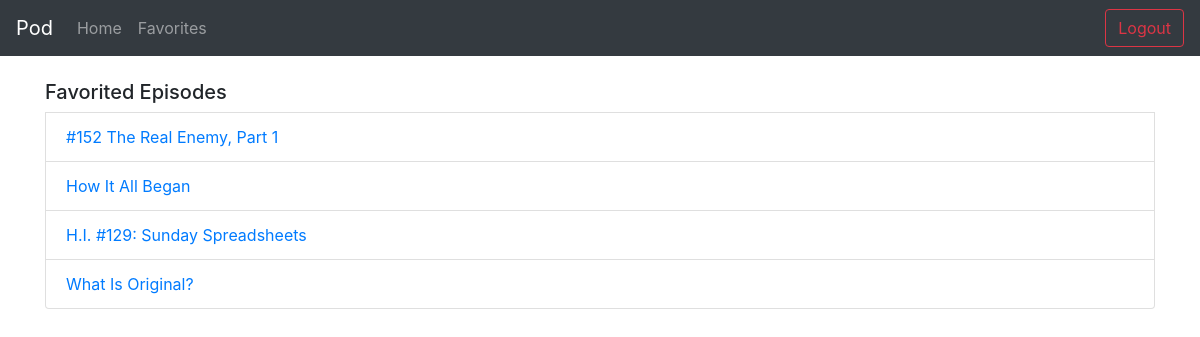
Page /playlists (signed in) on the committed database.
### app.py (models this page shows, shortened)
class Episode(db.Model):
    id = db.Column(db.Integer, primary_key=True)
    title = db.Column(db.String(300), nullable=False)
    link = db.Column(db.String(500), nullable=False)
    audio_url = db.Column(db.String(500), nullable=False, unique=True)
    time_published = db.Column(db.Integer, nullable=False)
    length = db.Column(db.Integer, nullable=False)
    podcast_id = db.Column(db.Integer, db.ForeignKey('podcast.id'))

### app.py (the view)
@app.route("/playlists")
def playlists():
    if current_user.is_authenticated:
        episodes = []
        ids = []
        episode_ids = Playlist_Episode.query.filter(Playlist_Episode.user_id == current_user.id).all()
        for ep_id in episode_ids:
            if ep_id.episode_id not in ids:
                episode = Episode.query.filter(Episode.id == ep_id.episode_id).first()
                episodes.append(episode)
                ids.append(ep_id.episode_id)
        return render_template('playlists.html', title="Playlist", episodes=episodes)
    flash('You must login before viewing your playlists', 'error')
    return redirect(url_for('login'))

### app.py (called while the page is built)
@login.user_loader
def load_user(id):
    return User.query.get(int(id))

### templates/playlists.html (shortened to what this page needs)
{% extends "layout.html" %}
{% block content %}
<br>
<h5>Favorited Episodes</h5>
    {% for episode in episodes %}
        <li class="list-group-item">
            <a href={{ episode.audio_url }}>{{ episode.title }}</a>
        </li>
    {% endfor %}
{% endblock content %}

### templates/layout.html (shortened to what this page needs)
<!DOCTYPE html>
<html>
<head>
    <link rel="stylesheet" href="https://stackpath.bootstrapcdn.com/bootstrap/4.3.1/css/bootstrap.min.css">
</head>
<body>
    <nav class="navbar navbar-expand-lg navbar-dark bg-dark">
        <a class="navbar-brand" href={{ url_for("home") }}>Pod</a>
        <div class="collapse navbar-collapse" id="navbarSupportedContent">
            <ul class="navbar-nav mr-auto">
                <li class="nav-item">
                    <a class="nav-link" href={{ url_for("home") }}>Home</a>
                </li>
                <li class="nav-item">
                    <a class="nav-link" href={{ url_for("playlists") }}>Favorites</a>
                </li>
            </ul>
            <form class="form-inline my-2 my-lg-0">
                {% if current_user.is_authenticated %}
                    <a class="btn btn-outline-danger my-2 my-sm-0" href={{ url_for('logout')}}>Logout</a>
                {% else %}
                    <a class="btn btn-outline-success my-2 my-sm-0" href={{ url_for('login')}}>Login</a>
                {% endif %}
            </form>
        </div>
    </nav>
    <div class="container">
        {% block content %}{% endblock %}
    </div>
</body>
</html>

### rows in the picture
Episode: title "#152 The Real Enemy, Part 1"
Episode: title "How It All Began"
Episode: title "H.I. #129: Sunday Spreadsheets"
Episode: title "What Is Original?"
